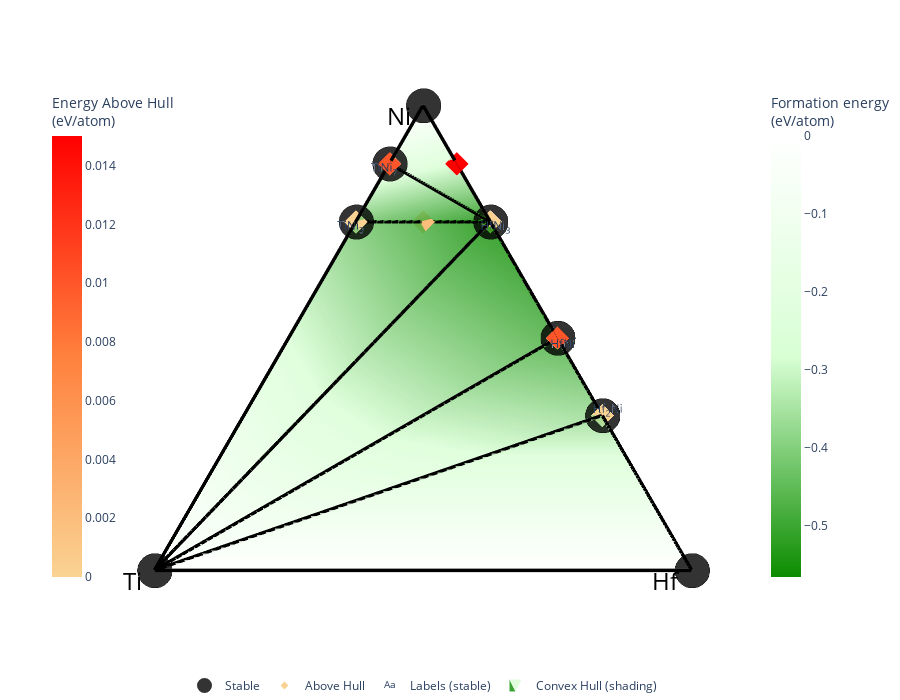

Notebook cell for this chart:
### Markdown cell above
#### Create a 3d Plot

### Code cell
pd_plot.get_plot()

### Figure 1 — Plotly figure (JSON) as saved in the notebook; plotly's stock layout.template omitted (floating-point values rounded to 4 significant figures)
{"data": [{"hoverinfo": "none", "line": {"color": "rgba(0,0,0,1.0)", "width": 7}, "mode": "lines", "showlegend": false, "type": "scatter3d", "x": [0.6495, 0, null, 0.6495, 0.866, null, 0.433, 0, null, 0.7578, 0.6495, null, 0.7578, 0.866, null, 0.6495, 0.7578, null, 0, 0, null, 0.2887, 0, null, 0.433, 0.2887, null, 0.6495, 0.6495, null, 0.6495, 0, null, 0.433, 0.6495, null, 0.2887, 0, null], "y": [0.625, 1, null, 0.375, 0.5, null, 0.25, 1, null, 0.5625, 0.375, null, 0.5625, 0.5, null, 0.625, 0.5625, null, 1, 0, null, 0.1667, 0, null, 0.25, 0.1667, null, 0.625, 0.375, null, 0.375, 1, null, 0.25, 0.375, null, 0.1667, 1, null], "z": [-0.4245, 0, null, -0.5663, 0, null, -0.4939, 0, null, -0.2175, -0.5663, null, -0.2175, 0, null, -0.4245, -0.2175, null, 0, 0, null, -0.3794, 0, null, -0.4939, -0.3794, null, -0.4245, -0.5663, null, -0.5663, 0, null, -0.4939, -0.5663, null, -0.3794, 0, null]}, {"hoverinfo": "none", "line": {"color": "rgba (0, 0, 0, 0.4)", "dash": "solid", "width": 1}, "mode": "lines", "showlegend": false, "type": "scatter3d", "x": [0.866, 0, null, 0.866, 0, null, 0.866, 0, null, 0.866, 0, null, 0, 0, null, 0, 0, null, 0.866, 0.866, null, 0, 0, null, 0, 0, null], "y": [0.5, 1, null, 0.5, 1, null, 0.5, 0, null, 0.5, 0, null, 1, 0, null, 1, 0, null, 0.5, 0.5, null, 1, 1, null, 0, 0, null], "z": [0, 0, null, -0.5663, -0.5663, null, 0, 0, null, -0.5663, -0.5663, null, 0, 0, null, -0.5663, -0.5663, null, 0, -0.5663, null, 0, -0.5663, null, 0, -0.5663, null]}, {"colorbar": {"len": 0.75, "title": {"text": "Formation energy<br>(eV/atom)"}, "x": 0.9}, "colorscale": [[0, "#0c8c00"], [0.5, "#d8ffd4"], [1, "#ffffff"]], "flatshading": true, "hoverinfo": "none", "i": [117, 118, 117, 2, 21, 21], "intensity": [-0.1622, -0.2835, -0.4245, -0.2161, -0.2325, -0.1751, -0.2175, -0.1453, -0.01224, -0.2118, -0.2786, -0.2667, -0.05747, -0.1929, -0.25, -0.0819, -0.1823, -0.04006, -0.09705, -0.4939, -0.4632, -0.5663, -0.3137, -0.3185, -0.2272, -0.2677, -0.1818, -0.1685, -0.3264, -0.3074, -0.3539, -0.3413, -0.4937, -0.3159, -0.01894, -0.1475, -0.2449, -0.2756, -0.3174, -0.3296, -0.07173, -0.1782, -0.2308, -0.2457, -0.09481, -0.1595, -0.05016, -0.3794, -0.4699, -0.421, -0.3798, -0.1218, -0.2777, -0.3581, -0.3505, -0.3834, -0.3911, -0.01369, -0.2507, -0.3112, -0.06505, -0.1597, -0.2198, -0.1058, -0.2345, -0.3649, -0.4218, -0.4447, -0.4944, -0.09521, -0.2706, -0.305, -0.3974, -0.3932, -0.4126, -0.1288, -0.2178, -0.2793, -0.3271, -0.06479, -0.2203, -0.1007, -0.1701, -0.4053, -0.4336, -0.0611, -0.195, -0.2833, -0.3425, -0.4095, -0.2109, -0.05404, -0.1401, -0.113, -0.2582, -0.3431, -0.3925, -0.02327, -0.1697, -0.2566, -0.3146, -0.0931, -0.186, -0.066, -0.08384, -0.01233, -0.1592, -0.233, -0.06893, -0.1816, -0.2749, -0.01743, -0.1287, -0.05741, -0.02457, -0.03884, 0, 0, 0], "j": [47, 47, 21, 21, 6, 6], "k": [19, 117, 19, 117, 116, 2], "lighting": {"ambient": 1, "diffuse": 0}, "name": "Convex Hull (shading)", "opacity": 0.8, "showlegend": true, "type": "mesh3d", "x": [0.433, 0.5774, 0.6495, 0.6928, 0.7217, 0.7423, 0.7578, 0.7698, 0.2887, 0.5196, 0.6186, 0.6736, 0.3464, 0.4949, 0.5413, 0.3712, 0.4811, 0.3248, 0.3849, 0.433, 0.5774, 0.6495, 0.6928, 0.7217, 0.7423, 0.7578, 0.7698, 0.2887, 0.433, 0.5196, 0.5774, 0.6186, 0.6495, 0.6736, 0.2165, 0.3464, 0.433, 0.4949, 0.5413, 0.5774, 0.2887, 0.3712, 0.433, 0.4811, 0.3248, 0.3849, 0.2887, 0.2887, 0.5196, 0.6186, 0.6736, 0.2165, 0.3464, 0.433, 0.4949, 0.5413, 0.5774, 0.1732, 0.3712, 0.4811, 0.2474, 0.3248, 0.3849, 0.2887, 0.2165, 0.3464, 0.4949, 0.5413, 0.6062, 0.1732, 0.2887, 0.3712, 0.433, 0.4811, 0.5196, 0.2474, 0.3248, 0.3849, 0.433, 0.2165, 0.3464, 0.2598, 0.1732, 0.3712, 0.4811, 0.1443, 0.2474, 0.3248, 0.3849, 0.433, 0.2887, 0.1925, 0.2598, 0.1443, 0.2474, 0.3248, 0.3849, 0.1237, 0.2165, 0.2887, 0.3464, 0.1925, 0.2598, 0.1732, 0.1237, 0.1083, 0.1925, 0.2598, 0.1083, 0.1925, 0.2598, 0.09623, 0.1732, 0.09623, 0.0866, 0.0866, 0.866, 0, 0], "y": [0.75, 0.6667, 0.625, 0.6, 0.5833, 0.5714, 0.5625, 0.5556, 0.8333, 0.7, 0.6429, 0.6111, 0.8, 0.7143, 0.6875, 0.7857, 0.7222, 0.8125, 0.7778, 0.25, 0.3333, 0.375, 0.4, 0.4167, 0.4286, 0.4375, 0.4444, 0.5, 0.5, 0.5, 0.5, 0.5, 0.5, 0.5, 0.625, 0.6, 0.5833, 0.5714, 0.5625, 0.5556, 0.6667, 0.6429, 0.625, 0.6111, 0.6875, 0.6667, 0.7222, 0.1667, 0.3, 0.3571, 0.3889, 0.375, 0.4, 0.4167, 0.4286, 0.4375, 0.4444, 0.5, 0.5, 0.5, 0.5714, 0.5625, 0.5556, 0.6111, 0.125, 0.2, 0.2857, 0.3125, 0.35, 0.3, 0.3333, 0.3571, 0.375, 0.3889, 0.4, 0.4286, 0.4375, 0.4444, 0.45, 0.5, 0.5, 0.55, 0.1, 0.2143, 0.2778, 0.25, 0.2857, 0.3125, 0.3333, 0.35, 0.3889, 0.4444, 0.45, 0.08333, 0.1429, 0.1875, 0.2222, 0.2143, 0.25, 0.2778, 0.3, 0.3333, 0.35, 0.4, 0.07143, 0.1875, 0.2222, 0.25, 0.0625, 0.1111, 0.15, 0.1667, 0.2, 0.05556, 0.15, 0.05, 0.5, 1, 0], "z": [-0.1622, -0.2835, -0.4245, -0.2161, -0.2325, -0.1751, -0.2175, -0.1453, -0.01224, -0.2118, -0.2786, -0.2667, -0.05747, -0.1929, -0.25, -0.0819, -0.1823, -0.04006, -0.09705, -0.4939, -0.4632, -0.5663, -0.3137, -0.3185, -0.2272, -0.2677, -0.1818, -0.1685, -0.3264, -0.3074, -0.3539, -0.3413, -0.4937, -0.3159, -0.01894, -0.1475, -0.2449, -0.2756, -0.3174, -0.3296, -0.07173, -0.1782, -0.2308, -0.2457, -0.09481, -0.1595, -0.05016, -0.3794, -0.4699, -0.421, -0.3798, -0.1218, -0.2777, -0.3581, -0.3505, -0.3834, -0.3911, -0.01369, -0.2507, -0.3112, -0.06505, -0.1597, -0.2198, -0.1058, -0.2345, -0.3649, -0.4218, -0.4447, -0.4944, -0.09521, -0.2706, -0.305, -0.3974, -0.3932, -0.4126, -0.1288, -0.2178, -0.2793, -0.3271, -0.06479, -0.2203, -0.1007, -0.1701, -0.4053, -0.4336, -0.0611, -0.195, -0.2833, -0.3425, -0.4095, -0.2109, -0.05404, -0.1401, -0.113, -0.2582, -0.3431, -0.3925, -0.02327, -0.1697, -0.2566, -0.3146, -0.0931, -0.186, -0.066, -0.08384, -0.01233, -0.1592, -0.233, -0.06893, -0.1816, -0.2749, -0.01743, -0.1287, -0.05741, -0.02457, -0.03884, 0, 0, 0]}, {"hoverinfo": "skip", "mode": "text", "name": "Labels (stable)", "opacity": 1, "showlegend": true, "text": ["TiNi<sub>3</sub>", "HfNi<sub>3</sub>", "HfNi", "TiNi<sub>7</sub>", "Hf<sub>2</sub>Ni"], "textposition": ["middle center", "middle center", "middle center", "middle center", "middle center"], "type": "scatter3d", "visible": true, "x": [0.6395, 0.6395, 0.423, 0.7478, 0.2987], "y": [0.635, 0.365, 0.24, 0.5725, 0.1567], "z": [-0.3679, -0.5097, -0.4372, -0.1608, -0.3227]}, {"hoverinfo": "text", "hoverlabel": {"font": {"size": 14}}, "hovertext": ["TiNi<sub>3</sub> (no ID) <br> -0.425 eV/atom (+0.0 eV/atom)", "TiNi<sub>3</sub> (no ID) <br> -0.425 eV/atom (+0.0 eV/atom)", "TiNi<sub>3</sub> (no ID) <br> -0.425 eV/atom (+0.0 eV/atom)", "TiNi<sub>3</sub> (no ID) <br> -0.425 eV/atom (+0.0 eV/atom)", "TiNi<sub>3</sub> (no ID) <br> -0.425 eV/atom (+0.0 eV/atom)", "TiNi<sub>3</sub> (no ID) <br> -0.425 eV/atom (+0.0 eV/atom)", "TiNi<sub>3</sub> (no ID) <br> -0.425 eV/atom (+0.0 eV/atom)", "TiNi<sub>3</sub> (no ID) <br> -0.425 eV/atom (+0.0 eV/atom)", "TiNi<sub>3</sub> (no ID) <br> -0.425 eV/atom (+0.0 eV/atom)", "TiNi<sub>3</sub> (no ID) <br> -0.425 eV/atom (+0.0 eV/atom)", "TiNi<sub>3</sub> (no ID) <br> -0.425 eV/atom (+0.0 eV/atom)", "TiNi<sub>3</sub> (no ID) <br> -0.425 eV/atom (+0.0 eV/atom)", "TiNi<sub>7</sub> (no ID) <br> -0.207 eV/atom (+0.01 eV/atom)", "TiNi<sub>7</sub> (no ID) <br> -0.214 eV/atom (+0.004 eV/atom)", "HfNi (no ID) <br> -0.484 eV/atom (+0.01 eV/atom)", "HfNi (no ID) <br> -0.489 eV/atom (+0.005 eV/atom)", "HfNi (no ID) <br> -0.484 eV/atom (+0.01 eV/atom)", "HfNi (no ID) <br> -0.494 eV/atom (+0.0 eV/atom)", "HfNi (no ID) <br> -0.484 eV/atom (+0.01 eV/atom)", "HfNi (no ID) <br> -0.484 eV/atom (+0.01 eV/atom)", "HfNi (no ID) <br> -0.489 eV/atom (+0.005 eV/atom)", "HfNi (no ID) <br> -0.494 eV/atom (+0.0 eV/atom)", "HfNi (no ID) <br> -0.489 eV/atom (+0.005 eV/atom)", "HfNi (no ID) <br> -0.484 eV/atom (+0.01 eV/atom)", "HfNi (no ID) <br> -0.484 eV/atom (+0.01 eV/atom)", "HfNi (no ID) <br> -0.489 eV/atom (+0.005 eV/atom)", "HfNi (no ID) <br> -0.489 eV/atom (+0.005 eV/atom)", "HfNi (no ID) <br> -0.484 eV/atom (+0.01 eV/atom)", "HfNi (no ID) <br> -0.484 eV/atom (+0.01 eV/atom)", "HfNi (no ID) <br> -0.484 eV/atom (+0.01 eV/atom)", "HfNi (no ID) <br> -0.489 eV/atom (+0.005 eV/atom)", "HfNi (no ID) <br> -0.489 eV/atom (+0.005 eV/atom)", "HfNi (no ID) <br> -0.494 eV/atom (+0.0 eV/atom)", "HfNi (no ID) <br> -0.484 eV/atom (+0.01 eV/atom)", "HfNi (no ID) <br> -0.489 eV/atom (+0.005 eV/atom)", "HfNi (no ID) <br> -0.489 eV/atom (+0.005 eV/atom)", "HfNi (no ID) <br> -0.484 eV/atom (+0.01 eV/atom)", "HfNi (no ID) <br> -0.489 eV/atom (+0.005 eV/atom)", "HfNi (no ID) <br> -0.489 eV/atom (+0.005 eV/atom)", "HfNi (no ID) <br> -0.489 eV/atom (+0.005 eV/atom)", "HfNi (no ID) <br> -0.494 eV/atom (+0.0 eV/atom)", "HfNi<sub>3</sub> (no ID) <br> -0.566 eV/atom (+0.0 eV/atom)", "HfNi<sub>3</sub> (no ID) <br> -0.566 eV/atom (+0.0 eV/atom)", "HfNi<sub>3</sub> (no ID) <br> -0.566 eV/atom (+0.0 eV/atom)", "HfNi<sub>3</sub> (no ID) <br> -0.566 eV/atom (+0.0 eV/atom)", "HfNi<sub>3</sub> (no ID) <br> -0.566 eV/atom (+0.0 eV/atom)", "HfNi<sub>3</sub> (no ID) <br> -0.566 eV/atom (+0.0 eV/atom)", "HfNi<sub>3</sub> (no ID) <br> -0.566 eV/atom (+0.0 eV/atom)", "HfNi<sub>3</sub> (no ID) <br> -0.566 eV/atom (+0.0 eV/atom)", "HfNi<sub>3</sub> (no ID) <br> -0.566 eV/atom (+0.0 eV/atom)", "HfNi<sub>3</sub> (no ID) <br> -0.566 eV/atom (+0.0 eV/atom)", "HfNi<sub>3</sub> (no ID) <br> -0.566 eV/atom (+0.0 eV/atom)", "HfNi<sub>3</sub> (no ID) <br> -0.566 eV/atom (+0.0 eV/atom)", "HfNi<sub>3</sub> (no ID) <br> -0.566 eV/atom (+0.0 eV/atom)", "HfNi<sub>3</sub> (no ID) <br> -0.566 eV/atom (+0.0 eV/atom)", "HfNi<sub>3</sub> (no ID) <br> -0.566 eV/atom (+0.0 eV/atom)", "HfNi<sub>3</sub> (no ID) <br> -0.566 eV/atom (+0.0 eV/atom)", "HfNi<sub>7</sub> (no ID) <br> -0.268 eV/atom (+0.015 eV/atom)", "HfTiNi<sub>6</sub> (no ID) <br> -0.494 eV/atom (+0.002 eV/atom)", "HfTiNi<sub>6</sub> (no ID) <br> -0.494 eV/atom (+0.002 eV/atom)", "HfTiNi<sub>6</sub> (no ID) <br> -0.494 eV/atom (+0.002 eV/atom)", "HfTiNi<sub>6</sub> (no ID) <br> -0.494 eV/atom (+0.002 eV/atom)", "HfTiNi<sub>6</sub> (no ID) <br> -0.494 eV/atom (+0.002 eV/atom)", "HfTiNi<sub>6</sub> (no ID) <br> -0.494 eV/atom (+0.002 eV/atom)", "HfTiNi<sub>6</sub> (no ID) <br> -0.494 eV/atom (+0.002 eV/atom)", "HfTiNi<sub>6</sub> (no ID) <br> -0.494 eV/atom (+0.002 eV/atom)", "HfTiNi<sub>6</sub> (no ID) <br> -0.494 eV/atom (+0.002 eV/atom)", "HfTiNi<sub>6</sub> (no ID) <br> -0.494 eV/atom (+0.002 eV/atom)", "HfTiNi<sub>6</sub> (no ID) <br> -0.494 eV/atom (+0.002 eV/atom)", "HfTiNi<sub>6</sub> (no ID) <br> -0.494 eV/atom (+0.002 eV/atom)", "HfTiNi<sub>6</sub> (no ID) <br> -0.494 eV/atom (+0.002 eV/atom)", "HfTiNi<sub>6</sub> (no ID) <br> -0.494 eV/atom (+0.002 eV/atom)", "HfTiNi<sub>6</sub> (no ID) <br> -0.494 eV/atom (+0.002 eV/atom)", "Hf<sub>2</sub>Ni (no ID) <br> -0.379 eV/atom (+0.0 eV/atom)"], "marker": {"color": [0, 0, 0, 0, 0, 0, 0, 0, 0, 0, 0, 0, 0.01, 0.004, 0.01, 0.005, 0.01, 0, 0.01, 0.01, 0.005, 0, 0.005, 0.01, 0.01, 0.005, 0.005, 0.01, 0.01, 0.01, 0.005, 0.005, 0, 0.01, 0.005, 0.005, 0.01, 0.005, 0.005, 0.005, 0, 0, 0, 0, 0, 0, 0, 0, 0, 0, 0, 0, 0, 0, 0, 0, 0, 0.015, 0.002, 0.002, 0.002, 0.002, 0.002, 0.002, 0.002, 0.002, 0.002, 0.002, 0.002, 0.002, 0.002, 0.002, 0.002, 0], "colorbar": {"len": 0.75, "title": {"text": "Energy Above Hull<br>(eV/atom)"}, "x": 0.05}, "colorscale": [[0, "#fad393"], [0.5, "#ff813d"], [1, "#ff0000"]], "size": 6, "symbol": "diamond"}, "mode": "markers", "name": "Above Hull", "showlegend": true, "type": "scatter3d", "x": [0.6495, 0.6495, 0.6495, 0.6495, 0.6495, 0.6495, 0.6495, 0.6495, 0.6495, 0.6495, 0.6495, 0.6495, 0.7578, 0.7578, 0.433, 0.433, 0.433, 0.433, 0.433, 0.433, 0.433, 0.433, 0.433, 0.433, 0.433, 0.433, 0.433, 0.433, 0.433, 0.433, 0.433, 0.433, 0.433, 0.433, 0.433, 0.433, 0.433, 0.433, 0.433, 0.433, 0.433, 0.6495, 0.6495, 0.6495, 0.6495, 0.6495, 0.6495, 0.6495, 0.6495, 0.6495, 0.6495, 0.6495, 0.6495, 0.6495, 0.6495, 0.6495, 0.6495, 0.7578, 0.6495, 0.6495, 0.6495, 0.6495, 0.6495, 0.6495, 0.6495, 0.6495, 0.6495, 0.6495, 0.6495, 0.6495, 0.6495, 0.6495, 0.6495, 0.2887], "y": [0.625, 0.625, 0.625, 0.625, 0.625, 0.625, 0.625, 0.625, 0.625, 0.625, 0.625, 0.625, 0.5625, 0.5625, 0.25, 0.25, 0.25, 0.25, 0.25, 0.25, 0.25, 0.25, 0.25, 0.25, 0.25, 0.25, 0.25, 0.25, 0.25, 0.25, 0.25, 0.25, 0.25, 0.25, 0.25, 0.25, 0.25, 0.25, 0.25, 0.25, 0.25, 0.375, 0.375, 0.375, 0.375, 0.375, 0.375, 0.375, 0.375, 0.375, 0.375, 0.375, 0.375, 0.375, 0.375, 0.375, 0.375, 0.4375, 0.5, 0.5, 0.5, 0.5, 0.5, 0.5, 0.5, 0.5, 0.5, 0.5, 0.5, 0.5, 0.5, 0.5, 0.5, 0.1667], "z": [-0.425, -0.425, -0.425, -0.425, -0.425, -0.425, -0.425, -0.425, -0.425, -0.425, -0.425, -0.425, -0.207, -0.214, -0.484, -0.489, -0.484, -0.494, -0.484, -0.484, -0.489, -0.494, -0.489, -0.484, -0.484, -0.489, -0.489, -0.484, -0.484, -0.484, -0.489, -0.489, -0.494, -0.484, -0.489, -0.489, -0.484, -0.489, -0.489, -0.489, -0.494, -0.566, -0.566, -0.566, -0.566, -0.566, -0.566, -0.566, -0.566, -0.566, -0.566, -0.566, -0.566, -0.566, -0.566, -0.566, -0.566, -0.268, -0.494, -0.494, -0.494, -0.494, -0.494, -0.494, -0.494, -0.494, -0.494, -0.494, -0.494, -0.494, -0.494, -0.494, -0.494, -0.379]}, {"error_z": {"array": [0, 0, 0, 0, 0, 0, 0, 0], "color": "darkgray", "thickness": 5, "type": "data", "width": 10}, "hoverinfo": "text", "hoverlabel": {"font": {"size": 14}}, "hovertext": ["TiNi<sub>3</sub> (no ID) <br> -0.425 eV/atom", "Ti (no ID) <br> 0.0 eV/atom", "HfNi<sub>3</sub> (no ID) <br> -0.566 eV/atom", "Ni (no ID) <br> 0.0 eV/atom", "HfNi (no ID) <br> -0.494 eV/atom", "TiNi<sub>7</sub> (no ID) <br> -0.217 eV/atom", "Hf (no ID) <br> 0.0 eV/atom", "Hf<sub>2</sub>Ni (no ID) <br> -0.379 eV/atom"], "marker": {"color": "black", "line": {"color": "black", "width": 3}, "opacity": 0.8, "size": 12}, "mode": "markers", "name": "Stable", "showlegend": true, "type": "scatter3d", "x": [0.6495, 0, 0.6495, 0.866, 0.433, 0.7578, 0, 0.2887], "y": [0.625, 1, 0.375, 0.5, 0.25, 0.5625, 0, 0.1667], "z": [-0.425, 0, -0.566, 0, -0.494, -0.217, 0, -0.379]}], "layout": {"autosize": true, "height": 700, "hovermode": "closest", "legend": {"orientation": "h", "traceorder": "reversed", "x": 0.5, "xanchor": "center", "y": 0, "yanchor": "top"}, "margin": {"b": 10, "l": 0, "pad": 0, "r": 0, "t": 0}, "paper_bgcolor": "rgba(0,0,0,0)", "plot_bgcolor": "rgba(0,0,0,0)", "scene": {"annotations": [{"align": "center", "font": {"color": "#000000", "size": 24}, "opacity": 1, "showarrow": false, "text": "Ti", "x": 0, "xanchor": "right", "xshift": -10, "y": 1, "yanchor": "auto", "yshift": -10, "z": -0.5097}, {"align": "center", "font": {"color": "#000000", "size": 24}, "opacity": 1, "showarrow": false, "text": "Ni", "x": 0.866, "xanchor": "right", "xshift": -10, "y": 0.5, "yanchor": "auto", "yshift": -10, "z": -0.5097}, {"align": "center", "font": {"color": "#000000", "size": 24}, "opacity": 1, "showarrow": false, "text": "Hf", "x": 0, "xanchor": "right", "xshift": -10, "y": 0, "yanchor": "auto", "yshift": -10, "z": -0.5097}, {"opacity": 0, "text": "", "x": 1, "y": 1, "z": 0}], "aspectratio": {"x": 1.7, "y": 1.7, "z": 1.2}, "camera": {"center": {"x": -0.1, "y": 0, "z": -0.15}, "eye": {"x": -0.1, "y": 0, "z": 2.5}, "projection": {"type": "orthographic"}}, "xaxis": {"autorange": true, "showaxeslabels": false, "showgrid": false, "showline": false, "showspikes": false, "showticklabels": false, "ticks": "", "visible": false, "zeroline": false}, "yaxis": {"autorange": true, "showaxeslabels": false, "showgrid": false, "showline": false, "showspikes": false, "showticklabels": false, "ticks": "", "visible": false, "zeroline": false}, "zaxis": {"autorange": true, "showaxeslabels": false, "showgrid": false, "showline": false, "showspikes": false, "showticklabels": false, "ticks": "", "visible": false, "zeroline": false}}, "showlegend": true}}
